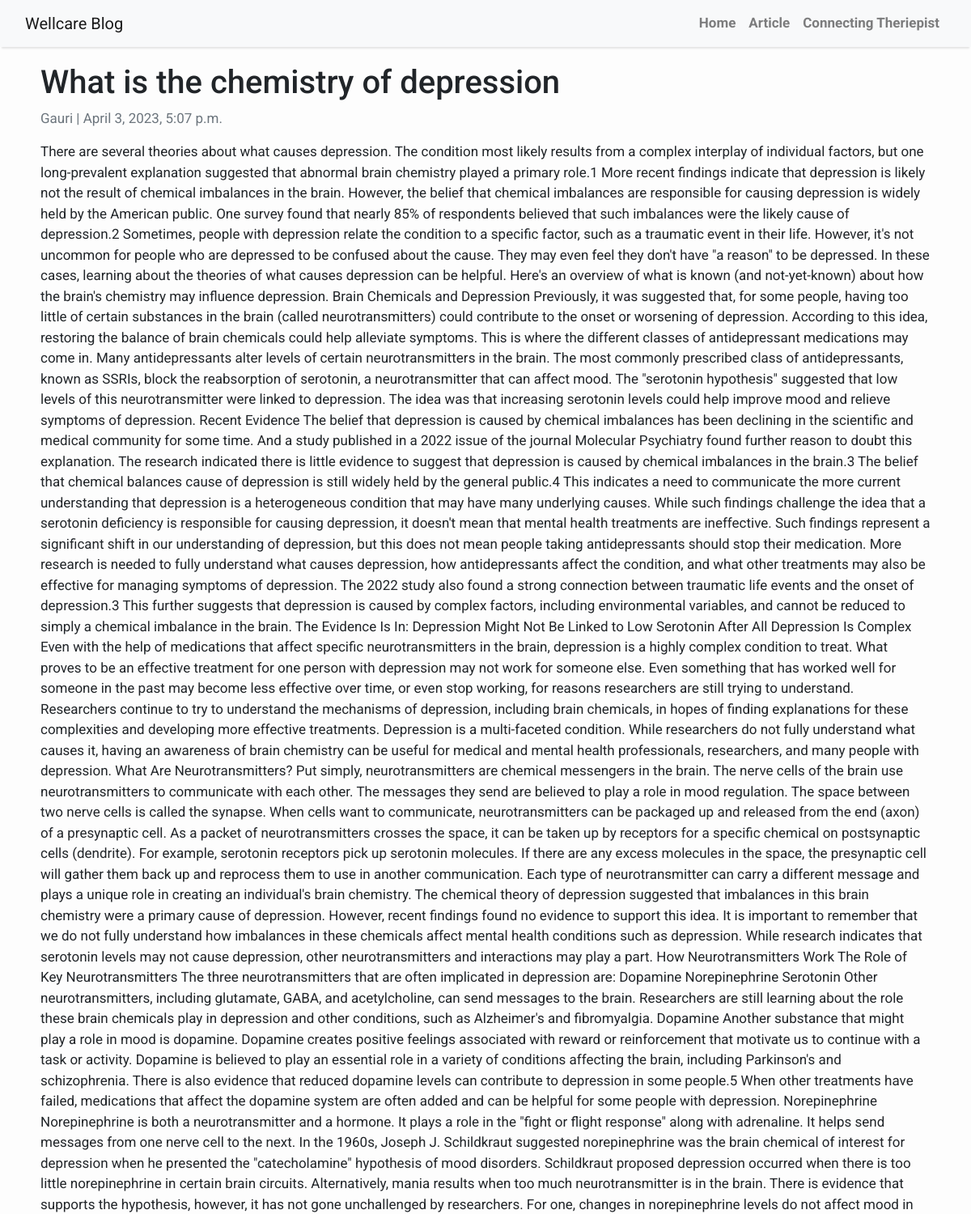
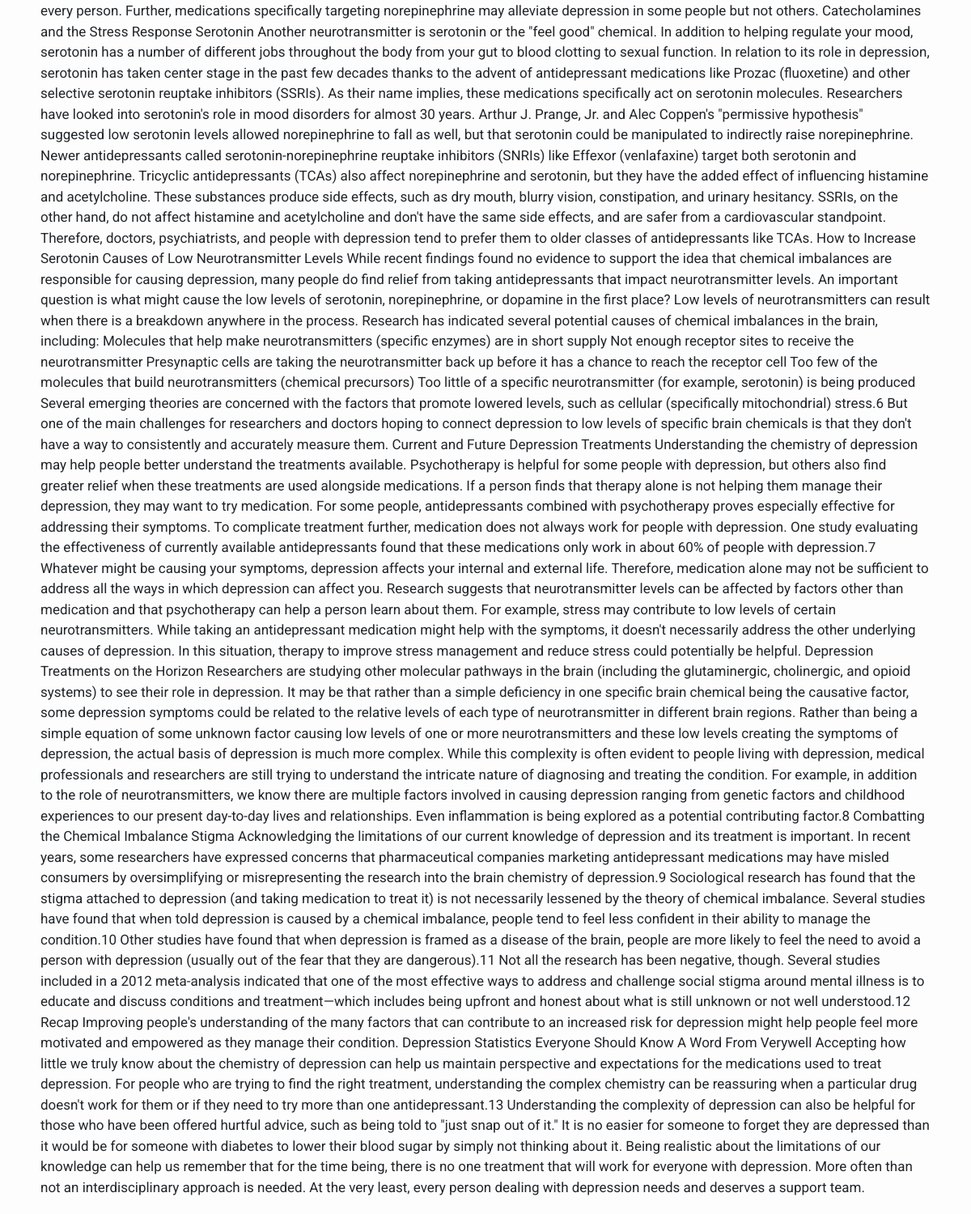
The app's page /blog/chemistry-of-depession/ with its own data (2 pictures, top to bottom).
### blog/models.py (models this page shows, shortened)
class Post(models.Model):
    title = models.CharField(max_length=200, unique=True)
    slug = models.SlugField(max_length=200, unique=True)
    author = models.ForeignKey(User, on_delete= models.CASCADE,related_name='blog_posts')
    updated_on = models.DateTimeField(auto_now= True)
    content = models.TextField()
    created_on = models.DateTimeField(auto_now_add=True)
    status = models.IntegerField(choices=STATUS, default=0)
    class Meta:
        ordering = ['-created_on']

### blog/views.py (the view)
# urls.py: path('<slug:slug>/', views.PostDetail.as_view(), name='post_detail'),
class PostDetail(generic.DetailView):
    model = Post
    template_name = 'post_detail.html'

### templates/post_detail.html
{% extends 'base.html' %} {% block content %}
<div class="container">
  <div class="row">
    <div class="col-md-8-card-mb-4-mt-3-left-top">
      <div class="card-body">
        <h1>{% block title %} {{ object.title }} {% endblock title %}</h1>
        <p class=" text-muted">{{ post.author }} | {{ post.created_on }}</p>
        <p class="card-text ">{{ object.content | safe }}</p>
      </div>
    </div>
  </div>
</div>
{% endblock content %}

### templates/base.html (style rules this page uses)
body { font-family: "Roboto", sans-serif; font-size: 17px; background-color: #fdfdfd; }

### records on screen
Post: title "What is the chemistry of depression", author "Gauri", created_on "April 3, 2023, 5:07 p.m.", content "There are several theories about what causes depression. The condition most likely results from a complex interplay of individual factors, but one long-prevalent explanation suggested that abnormal brain chemistry played a primary role.1 More recent findings indicate that depression is likely not the result of chemical imbalances in the brain. However, the belief that chemical imbalances are responsible for causing depression is widely held by the American public. One survey found that nearly 85% of respondents believed that such imbalances were the likely cause of depression.2 Sometimes, people with depression relate the condition to a specific factor, such as a traumatic event in their…"
